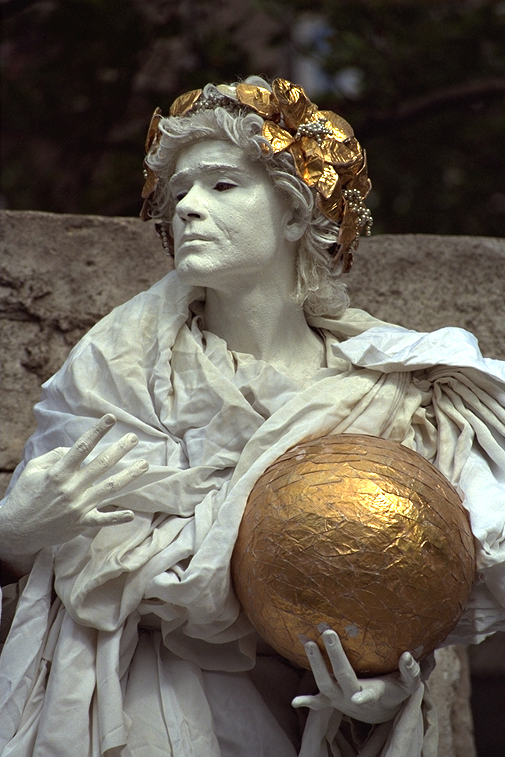
%> input picture Artistic Style Transfer/DomainTransformFilters-Source-v1.0/statue.png, 505 x 757 px; its folder holds only this picture in this run
$ octave Main_updated.m   (GNU Octave 9; MATLAB toolbox functions it lacks are replaced by stand-ins)
%> lines starting %> are read from the running program, lines starting %| are printed output that depends on the picture
### Artistic Style Transfer/style_transfer.m
function X = style_transfer(content, style, hall, mask0, hallcoeff, Wcoeff, patch_sizes, scales, imsize)

% Initialize variables
C0 = content(:);
S0 = style(:);
sigma_s = 5;
sigma_r = 0.2;
h0=imsize; w0=imsize; c=3;
C0=imhistmatch(reshape(C0,h0,w0,c),reshape(S0,h0,w0,c)); %initailize C to color palette of S
C0=C0(:);
gap_sizes=[28 18  9 6];
X=C0;
X=X+max(X)*randn(size(X)); %add large noise at beginning

X=X(:);


% Loop over scales L=Lmax, ... ,1
for L=scales

    % Scale everything
    C_scaled = imresize(reshape(C0, [h0 w0 c]), 1/L);
    S_scaled = imresize(reshape(S0, [h0 w0 c]), 1/L);
    mask = imresize(mask0, 1/L);
    C = C_scaled(:); S = S_scaled(:);
    h = ceil(h0/L); w = ceil(w0/L);
    X=imresize(reshape(X, [h0 w0 c]),1/L);
    halls=imresize(hall,1/L);

    X=X(:);

    % Loop over patch sizes n=n1, ... ,nm
    for n=patch_sizes
        if L>1 && n==13
            continue
        end
        Q_size=n;
        % precompute P
        Pstride=4;
        S = reshape(S, [h w c]);
        P = zeros(c*Q_size*Q_size, (floor( ((h-Q_size+1)-1)/Pstride ) + 1 )*(floor( ((w-Q_size+1)-1)/Pstride ) + 1)*4 );
        for k=1:Pstride:(h-Q_size+1)
            for j=1:Pstride:(w-Q_size+1)
                patch = S(k:k+Q_size-1,j:j+Q_size-1,:);
                for l=0:3
                    temp=imrotate(patch,l*90,'bilinear');
                    P(:,(ceil(k/Pstride)-1)*(floor( ((w-Q_size+1)-1)/Pstride )+ 1)*4 + (ceil(j/Pstride)-1)*4 + l + 1 ) = temp(:);
                end
            end
        end
        S=S(:);
        %remove mean from P
        mp=mean(P,2);
        P=P-repmat(mp,1,size(P,2));

        % compute PCA of P
        [V, D] = eig(P*P');
        [D,I] = sort(diag(D),'descend');
        V = V(:, I);

        % find top eig vals
        eig_idx = 1; %size(D,1)
        energy = 0; energy_tot = sum(D);
        for i=1:size(D,1)
            energy = energy + D(i);
            if energy >= 0.95*energy_tot
                eig_idx = i;
                break;
            end
        end

        % reduce dimensionality
        Vp = V(:,1:eig_idx);
        Pp = Vp' * P;


        % Iterate: for k=1, ... ,Ialg
        for k=1:3

            % 1. Style Fusion
            X = hallcoeff*halls(:)+(1-hallcoeff)*X;

            % 2. Patch Matching
            disp('patch matching')
            gap=gap_sizes(patch_sizes==n); %should correspond to current n
            Rall=zeros(h*w*c, (floor( ((h-Q_size+1)-1)/gap ) + 1 )*(floor( ((w-Q_size+1)-1)/gap ) + 1) );
            z=zeros(c*n^2, (floor( ((h-Q_size+1)-1)/gap ) + 1 )*(floor( ((w-Q_size+1)-1)/gap ) + 1) );
            for i=1:gap:h-Q_size+1
                for j=1:gap:w-Q_size+1
                    R = zeros(h,w,c);
                    R(i:i+Q_size-1,j:j+Q_size-1,:) = 1;
                    R = R(:);
                    Rall(:,(ceil(i/gap)-1)*(floor( ((w-Q_size+1)-1)/gap )+ 1) + ceil(j/gap))=R;
                    [ks, ls, zij,ang] = nearest_n(R, X, Q_size, S, h, w, c, Pp,Vp,Pstride,mp,L, gap);
                    temp=imrotate(reshape(zij,n,n,c),ang*90,'bilinear');
                    z(:,(ceil(i/gap)-1)*(floor( ((w-Q_size+1)-1)/gap )+ 1) + ceil(j/gap))=temp(:);
                end
            end

            % 3. Style Synthesis
            disp('robust aggregation')
            [Xtilde]=irls(Rall,X,z);


            % 4. Content Fusion
            disp('content fusion')
            W = repmat(Wcoeff*mask(:)/max(mask(:)),c,1);
            Xhat=(1./(W+ones(size(W)))).*(Xtilde+W.*C); % W is (3*Nc/L x 1)


            % 5. Color Transfer
            disp('color transfer')
            X=imhistmatch(reshape(Xhat,h,w,c),reshape(S,h,w,c));


            % 6. Denoise
            disp('denoise')
            X = RF(X, sigma_s, sigma_r);
            X=X(:);


        end % end Iterate: for k=1, ... ,Ialg

    end % end patch size loop

    % Scale up
    if L>1
        X=imresize(reshape(X, [h w c]),L);
        X = X(:);
    end

end % end resolution/scale loop

% Result
X=reshape(X,imsize,imsize,3);

### Artistic Style Transfer/Main_updated.m
clear
close all

tic;
addpath('DomainTransformFilters-Source-v1.0/');

imsize=400;

% import images

[file,path] = uigetfile('*.jpg');
%> the answer given: DomainTransformFilters-Source-v1.0/statue.png
temp = fullfile(path,file);

% [4 lines of commented-out code are left out]
content=im2double(imread(temp));
content=content(1:imsize,1:imsize,:);
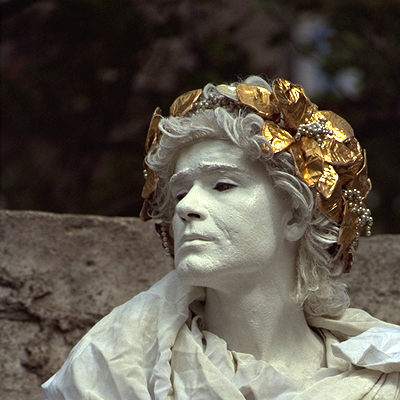
%> content: size 400x400x3 double; mean R, G, B 0.365, 0.338, 0.296


% [8 lines of commented-out code are left out]

[file,path] = uigetfile('*.jpg');
%> the answer given: DomainTransformFilters-Source-v1.0/statue.png
temp = fullfile(path,file);

style=im2double(imread(temp));
style=style(1:imsize,1:imsize,:);

hall=style_transfer(...
    imgaussfilt(content,100),...
    style,...
    ones(400,400,3),...
    ones(400,400),...
    0,...
    0,...
    [36 22],...
    [4 2 1],...
    imsize);
%> in style_transfer, `C0=imhistmatch(reshape(C0,h0,w0,c),reshape(S0,h0,w0,c));`:
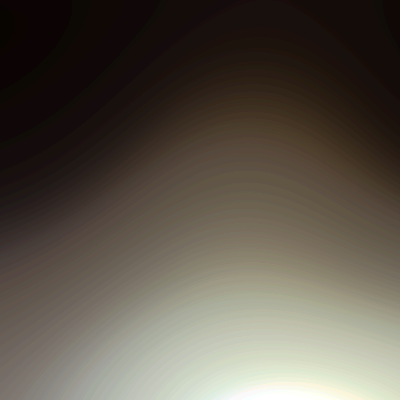
%> C0: size 400x400x3 double; mean R, G, B 0.361, 0.333, 0.292
%> in style_transfer, `S_scaled = imresize(reshape(S0, [h0 w0 c]), 1/L);`:
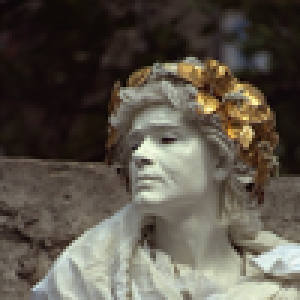
%> S_scaled: size 100x100x3 double (shown 3 times larger); mean R, G, B 0.365, 0.338, 0.296; drawn with min black and max white
%> in style_transfer, `X=imresize(reshape(X, [h0 w0 c]),1/L);`:
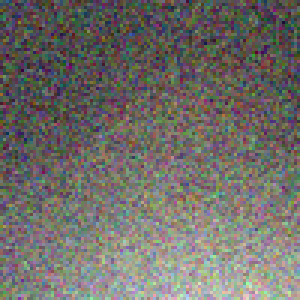
%> X: size 100x100x3 double (shown 3 times larger); mean R, G, B 0.358, 0.333, 0.29; drawn with min black and max white
%> after the loop in style_transfer, `for k=1:Pstride:(h-Q_size+1)`:
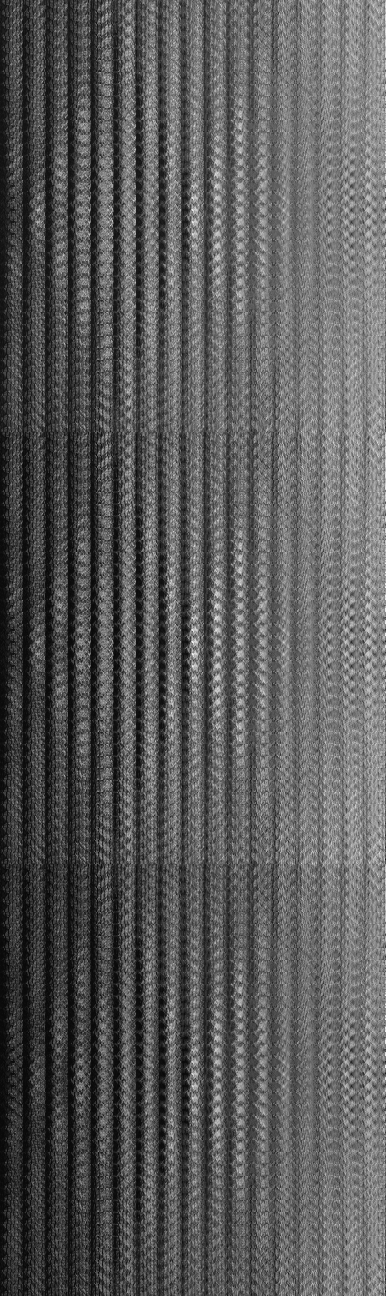
%> P: size 3888x1156 double (shown at 1/3 size); min -0.0034, max 1.02, mean 0.36; drawn with min black and max white
%> in style_transfer, `mp=mean(P,2);`: mp = 3888 values, max 0.402 at index 416, min 0.314 at index 3222, mean 0.36
%> (the run ends here)
